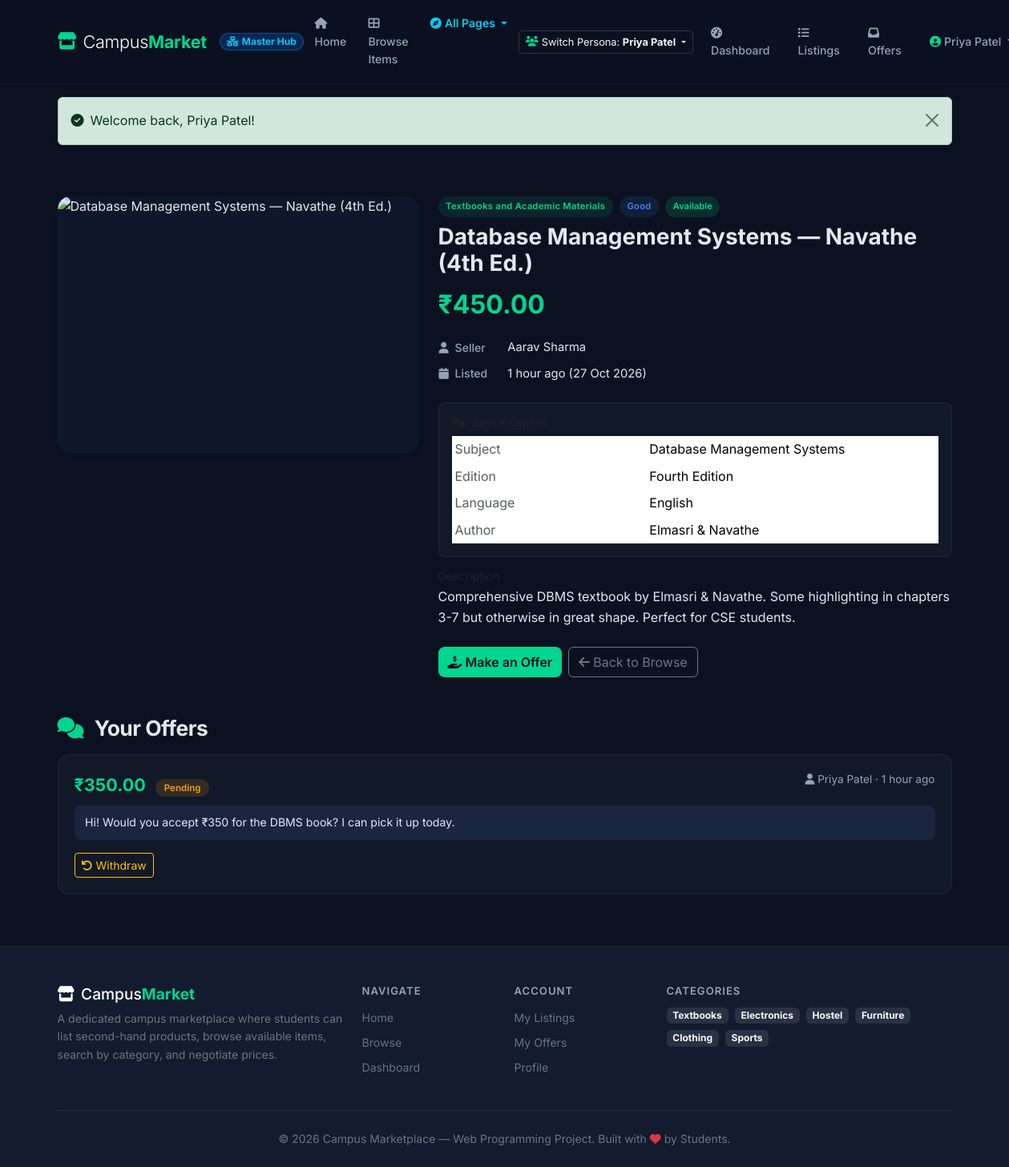
The app's page /product-details.php?id=1 (signed in) with its own data.
### tables this page shows
CREATE TABLE IF NOT EXISTS `products` (
  `id`           INT UNSIGNED     NOT NULL AUTO_INCREMENT,
  `seller_id`    INT UNSIGNED     NOT NULL,
  `title`        VARCHAR(200)     NOT NULL,
  `description`  TEXT             NOT NULL,
  `price`        DECIMAL(10,2)    NOT NULL,
  `product_data` JSON             NOT NULL,
  `image_path`   VARCHAR(500)     DEFAULT NULL,
  `status`       ENUM('Available','Reserved','Sold','Archived') NOT NULL DEFAULT 'Available',
  `created_at`   DATETIME         NOT NULL DEFAULT CURRENT_TIMESTAMP,
  `updated_at`   DATETIME         NOT NULL DEFAULT CURRENT_TIMESTAMP ON UPDATE CURRENT_TIMESTAMP,
  `archived_at`  DATETIME         DEFAULT NULL,
  PRIMARY KEY (`id`),
  KEY `idx_seller`  (`seller_id`),
  KEY `idx_status`  (`status`),
  KEY `idx_price`   (`price`),
  CONSTRAINT `fk_products_seller` FOREIGN KEY (`seller_id`)
    REFERENCES `users`(`id`) ON DELETE CASCADE ON UPDATE CASCADE
);

CREATE TABLE IF NOT EXISTS `users` (
  `id`            INT UNSIGNED    NOT NULL AUTO_INCREMENT,
  `full_name`     VARCHAR(120)    NOT NULL,
  `college_email` VARCHAR(255)    NOT NULL,
  `student_id`    VARCHAR(30)     NOT NULL,
  `password_hash` VARCHAR(255)    NOT NULL,
  `created_at`    DATETIME        NOT NULL DEFAULT CURRENT_TIMESTAMP,
  `updated_at`    DATETIME        NOT NULL DEFAULT CURRENT_TIMESTAMP ON UPDATE CURRENT_TIMESTAMP,
  PRIMARY KEY (`id`),
  UNIQUE KEY `uq_college_email` (`college_email`),
  UNIQUE KEY `uq_student_id`    (`student_id`)
);

CREATE TABLE IF NOT EXISTS `offers` (
  `id`              INT UNSIGNED   NOT NULL AUTO_INCREMENT,
  `product_id`      INT UNSIGNED   NOT NULL,
  `buyer_id`        INT UNSIGNED   NOT NULL,
  `seller_id`       INT UNSIGNED   NOT NULL,
  `parent_offer_id` INT UNSIGNED   DEFAULT NULL,
  `offered_price`   DECIMAL(10,2)  NOT NULL,
  `message`         TEXT           DEFAULT NULL,
  `status`          ENUM('Pending','Accepted','Rejected','Countered','Withdrawn') NOT NULL DEFAULT 'Pending',
  `created_at`      DATETIME       NOT NULL DEFAULT CURRENT_TIMESTAMP,
  `updated_at`      DATETIME       NOT NULL DEFAULT CURRENT_TIMESTAMP ON UPDATE CURRENT_TIMESTAMP,
  PRIMARY KEY (`id`),
  KEY `idx_product`       (`product_id`),
  KEY `idx_buyer`         (`buyer_id`),
  KEY `idx_seller`        (`seller_id`),
  KEY `idx_parent_offer`  (`parent_offer_id`),
  CONSTRAINT `fk_offers_product` FOREIGN KEY (`product_id`)
    REFERENCES `products`(`id`) ON DELETE CASCADE ON UPDATE CASCADE,
  CONSTRAINT `fk_offers_buyer`   FOREIGN KEY (`buyer_id`)
    REFERENCES `users`(`id`) ON DELETE CASCADE ON UPDATE CASCADE,
  CONSTRAINT `fk_offers_seller`  FOREIGN KEY (`seller_id`)
    REFERENCES `users`(`id`) ON DELETE CASCADE ON UPDATE CASCADE,
  CONSTRAINT `fk_offers_parent`  FOREIGN KEY (`parent_offer_id`)
    REFERENCES `offers`(`id`) ON DELETE SET NULL ON UPDATE CASCADE
);

### includes/functions.php (called while the page is built, shortened)
<?php
function e(string $value): string {
    return htmlspecialchars($value, ENT_QUOTES, 'UTF-8');
}
function formatPrice($price): string {
    return '₹' . number_format((float) $price, 2);
}
function timeAgo(string $datetime): string {
    $now  = new DateTime();
    $then = new DateTime($datetime);
    $diff = $now->diff($then);
    if ($diff->h > 0) return $diff->h . ' hour' . ($diff->h > 1 ? 's' : '') . ' ago';
    return 'Just now';
}
function getProductImageUrl(?string $imagePath, string $title, ?string $category = null): string {
    $lower = strtolower($title . ' ' . ($category ?? ''));
    if (str_contains($lower, 'database') || str_contains($lower, 'data structure') || str_contains($lower, 'textbook') || str_contains($lower, 'book') || str_contains($lower, 'navathe') || str_contains($lower, 'karumanchi')) {
        return 'https://images.unsplash.com/photo-1544716278-ca5e3f4abd8c?auto=format&fit=crop&w=700&q=80';
    }
    return "https://images.unsplash.com/photo-1526170375885-4d8ecf77b99f?auto=format&fit=crop&w=700&q=80";
}

### includes/auth.php (called while the page is built, shortened)
<?php
function isLoggedIn(): bool {
    return !empty($_SESSION['user_id']);
}
function currentUserId(): ?int {
    return $_SESSION['user_id'] ?? null;
}

### product-details.php (the view, shortened to what this page needs)
<?php
require_once __DIR__ . '/includes/auth.php';
require_once __DIR__ . '/includes/functions.php';
$db = getDB();
$productId = (int) ($_GET['id'] ?? 0);
$stmt = $db->prepare(
    'SELECT p.*, u.full_name AS seller_name, u.college_email AS seller_email
     FROM products p
     JOIN users u ON u.id = p.seller_id
     WHERE p.id = ?'
);
$stmt->execute([$productId]);
$product = $stmt->fetch();
$productData = json_decode($product['product_data'], true) ?: [];
$category    = $productData['category'] ?? 'Other';
$condition   = $productData['condition'] ?? 'N/A';
$specs       = $productData['specifications'] ?? [];
$offers = [];
if (isLoggedIn()) {
    $uid = currentUserId();
    if ((int)$product['seller_id'] === $uid) {
        $ostmt = $db->prepare(
            'SELECT o.*, u.full_name AS buyer_name
             FROM offers o
             JOIN users u ON u.id = o.buyer_id
             WHERE o.product_id = ?
             ORDER BY o.created_at DESC'
        );
        $ostmt->execute([$productId]);
    } else {
        $ostmt = $db->prepare(
            'SELECT o.*, u.full_name AS buyer_name
             FROM offers o
             JOIN users u ON u.id = o.buyer_id
             WHERE o.product_id = ? AND o.buyer_id = ?
             ORDER BY o.created_at DESC'
        );
        $ostmt->execute([$productId, $uid]);
    }
    $offers = $ostmt->fetchAll();
}
$isSeller = isLoggedIn() && (int) $product['seller_id'] === currentUserId();
$canOffer = isLoggedIn() && !$isSeller && $product['status'] === 'Available';
require_once __DIR__ . '/includes/header.php';
?>
<section class="container py-5">
    <div class="row g-4">
        <div class="col-lg-5">
            <?php $imgUrl = getProductImageUrl($product['image_path'] ?? null, $product['title'], $category); ?>
            <div class="detail-img-wrap rounded-4 overflow-hidden shadow-sm" style="background:#0f172a; max-height:420px;">
                <img src="<?= e($imgUrl) ?>" alt="<?= e($product['title']) ?>" class="w-100 h-100 object-fit-cover" style="min-height:320px;">
            </div>
        </div>
        <div class="col-lg-7">
            <div class="d-flex flex-wrap gap-2 mb-2">
                <span class="badge-category"><?= e($category) ?></span>
                <span class="badge-condition"><?= e($condition) ?></span>
                <span class="badge-status <?= strtolower($product['status']) ?>"><?= e($product['status']) ?></span>
            </div>
            <h1 class="fs-3 fw-bold mb-2"><?= e($product['title']) ?></h1>
            <p class="fs-2 fw-bold text-accent mb-3"><?= formatPrice($product['price']) ?></p>
            <table class="detail-meta-table mb-3">
                <tr><th><i class="fas fa-user me-1"></i> Seller</th><td><?= e($product['seller_name']) ?></td></tr>
                <tr><th><i class="fas fa-calendar me-1"></i> Listed</th><td><?= timeAgo($product['created_at']) ?> (<?= date('d M Y', strtotime($product['created_at'])) ?>)</td></tr>
            </table>
            <?php if (!empty($specs)): ?>
            <div class="bg-card border-card rounded-3 p-3 mb-3">
                <h6 class="text-muted small mb-2"><i class="fas fa-cogs me-1"></i> Specifications</h6>
                <table class="table table-sm table-borderless mb-0" style="color:var(--text)">
                    <?php foreach ($specs as $key => $val): ?>
                    <tr><td class="text-muted" style="width:40%"><?= e(ucfirst(str_replace('_',' ',$key))) ?></td><td><?= e($val) ?></td></tr>
                    <?php endforeach; ?>
                </table>
            </div>
            <?php endif; ?>
            <div class="mb-4">
                <h6 class="text-muted small mb-1">Description</h6>
                <p class="mb-0"><?= nl2br(e($product['description'])) ?></p>
            </div>
            <div class="d-flex flex-wrap gap-2">
                <?php if ($canOffer): ?>
                    <button class="btn btn-accent" data-bs-toggle="modal" data-bs-target="#offerModal">
                        <i class="fas fa-hand-holding-usd me-1"></i>Make an Offer
                    </button>
                <?php elseif (!isLoggedIn()): ?>
                    <a href="/campus-marketplace/login.php" class="btn btn-accent"><i class="fas fa-sign-in-alt me-1"></i>Login to Make Offer</a>
                <?php endif; ?>
                <a href="/campus-marketplace/browse.php" class="btn btn-outline-secondary"><i class="fas fa-arrow-left me-1"></i>Back to Browse</a>
            </div>
        </div>
    </div>
    <?php if (isLoggedIn() && !empty($offers)): ?>
    <div class="mt-5">
        <h4 class="section-title mb-3">
            <i class="fas fa-comments text-accent me-2"></i>
            <?= $isSeller ? 'Offers Received' : 'Your Offers' ?>
        </h4>
        <?php foreach ($offers as $offer): ?>
        <div class="offer-card">
            <div class="d-flex justify-content-between align-items-start flex-wrap gap-2">
                <div>
                    <span class="offer-price"><?= formatPrice($offer['offered_price']) ?></span>
                    <span class="badge-offer <?= strtolower($offer['status']) ?> ms-2"><?= e($offer['status']) ?></span>
                </div>
                <div class="offer-user">
                    <i class="fas fa-user"></i> <?= e($offer['buyer_name']) ?> &middot; <?= timeAgo($offer['created_at']) ?>
                </div>
            </div>
            <?php if ($offer['message']): ?>
                <div class="offer-msg"><?= nl2br(e($offer['message'])) ?></div>
            <?php endif; ?>
            <?php if ($offer['status'] === 'Pending'): ?>
            <div class="d-flex flex-wrap gap-2 mt-3">
                <?php if ($isSeller): ?>
                    <button class="btn btn-sm btn-success" onclick="updateOfferStatus(<?= $offer['id'] ?>, 'accept')">
                        <i class="fas fa-check me-1"></i>Accept
                    </button>
                    <button class="btn btn-sm btn-danger" onclick="updateOfferStatus(<?= $offer['id'] ?>, 'reject')">
                        <i class="fas fa-times me-1"></i>Reject
                    </button>
                    <button class="btn btn-sm btn-outline-info" data-bs-toggle="modal" data-bs-target="#counterModal<?= $offer['id'] ?>">
                        <i class="fas fa-exchange-alt me-1"></i>Counter
                    </button>
                <?php elseif ((int)$offer['buyer_id'] === currentUserId()): ?>
                    <button class="btn btn-sm btn-outline-warning" onclick="confirmAction('Withdraw this offer?', () => updateOfferStatus(<?= $offer['id'] ?>, 'withdraw'))">
                        <i class="fas fa-undo me-1"></i>Withdraw
                    </button>
                <?php endif; ?>
            </div>
            <?php endif; ?>
        </div>
        <?php endforeach; ?>
    </div>
    <?php endif; ?>
</section>
<?php require_once __DIR__ . '/includes/footer.php'; ?>

### assets/css/style.css (style rules this page uses)
:root { --navy: #0b1120; --navy-light: #131b2e; --navy-mid: #1a2540; --accent: #00d68f; --accent-hover:#00b87a; --accent-glow: rgba(0,214,143,.15); --blue: #3b82f6; --blue-soft: rgba(59,130,246,.12); --danger: #f43f5e; --warning: #f59e0b; --text: #e2e8f0; --text-muted: #94a3b8; --text-dim: #64748b; --card-bg: #111827; --card-border: rgba(255,255,255,.06); --radius: 14px; --radius-sm: 8px; --shadow: 0 4px 24px rgba(0,0,0,.35); --shadow-sm: 0 2px 8px rgba(0,0,0,.2); --transition: .25s cubic-bezier(.4,0,.2,1); --font: 'Inter', system-ui, -apple-system, sans-serif; }
*, *::before, *::after { box-sizing: border-box; }
html { scroll-behavior: smooth; }
body { font-family: var(--font); background: var(--navy); color: var(--text); min-height: 100vh; display: flex; flex-direction: column; line-height: 1.6; }
a { color: var(--accent); text-decoration: none; transition: color var(--transition); }
img { max-width: 100%; height: auto; }
.btn-accent { background: var(--accent) !important; color: var(--navy) !important; font-weight: 600 !important; border: none; border-radius: var(--radius-sm); }
.badge-condition, .badge-category { padding: .25rem .6rem; border-radius: 60px; font-size: .7rem; font-weight: 600; letter-spacing: .3px; }
.badge-condition { background: var(--blue-soft); color: var(--blue); }
.badge-category { background: rgba(0,214,143,.1); color: var(--accent); }
.badge-status { padding: .25rem .6rem; border-radius: 60px; font-size: .7rem; font-weight: 600; }
.badge-status.available { background: rgba(0,214,143,.15); color: var(--accent); }
.section-title { font-size: 1.65rem; font-weight: 700; letter-spacing: -.5px; }
.detail-img-wrap { border-radius: var(--radius); overflow: hidden; background: var(--navy-mid); display: flex; align-items: center; justify-content: center; min-height: 320px; }
.detail-img-wrap img { width: 100%; height: 100%; object-fit: cover; }
.detail-meta-table th { color: var(--text-muted); font-weight: 500; padding-right: 1.5rem; white-space: nowrap; font-size: .88rem; padding-bottom: .5rem; }
.detail-meta-table td { color: var(--text); font-size: .92rem; padding-bottom: .5rem; }
.offer-card { background: var(--card-bg); border: 1px solid var(--card-border); border-radius: var(--radius); padding: 1.25rem; transition: all var(--transition); margin-bottom: 1rem; }
.offer-card .offer-price { font-size: 1.35rem; font-weight: 700; color: var(--accent); }
.offer-card .offer-user { font-size: .85rem; color: var(--text-muted); }
.offer-card .offer-msg { background: var(--navy-mid); border-radius: var(--radius-sm); padding: .65rem .85rem; font-size: .88rem; color: var(--text); margin-top: .5rem; }
.badge-offer { padding: .25rem .65rem; border-radius: 60px; font-size: .72rem; font-weight: 600; }
.badge-offer.pending { background: rgba(245,158,11,.15); color: var(--warning); }
.text-accent { color: var(--accent) !important; }
.bg-card { background: var(--card-bg); }
.border-card { border: 1px solid var(--card-border); }

### records on screen
products: product_data "Textbooks and Academic Materials", product_data "Good", status "Available", title "Database Management Systems — Navathe (4th Ed.)", price "₹450.00", seller.full_name "Aarav Sharma", created_at "1 hour ago", created_at "27 Oct 2026", product_data "Database Management Systems", product_data "Fourth Edition", product_data "English", product_data "Elmasri & Navathe", description "Comprehensive DBMS textbook by Elmasri & Navathe. Some highlighting in chapters 3-7 but otherwise in great shape. Perfect for CSE students."
offers: offered_price "₹350.00", status "Pending", buyer.full_name "Priya Patel", created_at "1 hour ago", message "Hi! Would you accept ₹350 for the DBMS book? I can pick it up today."

### other values on screen
currentUserName() "Priya Patel"
$flashSuccess "Welcome back, Priya Patel!"
str_replace('_',' ',$key) "Subject"
str_replace('_',' ',$key) "Edition"
str_replace('_',' ',$key) "Language"
str_replace('_',' ',$key) "Author"
